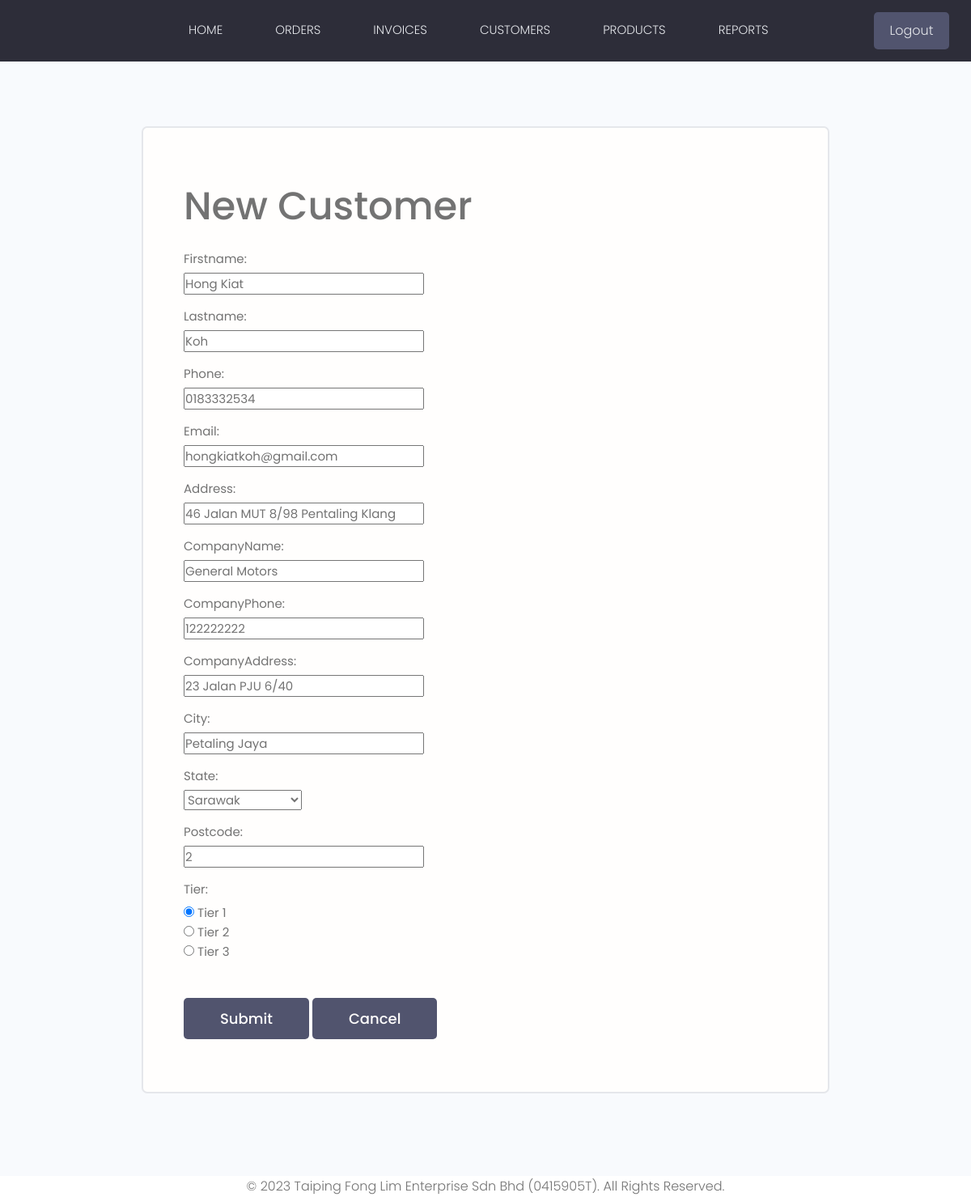
Page /update-customer/3/ (signed in) on the committed database.
### products/models.py (models this page shows, shortened)
class Customer(models.Model):
    STATES = (
        ('Johor', 'Johor'),
        ('Kedah', 'Kedah'),
        ('Kelantan', 'Kelantan'),
        ('Malacca', 'Malacca'),
        ('Negeri Sembilan', 'Negeri Sembilan'),
        ('Pahang', 'Pahang'),
        ('Penang', 'Penang'),
        ('Perak', 'Perak'),
        ('Perlis', 'Perlis'),
        ('Sabah', 'Sabah'),
        ('Sarawak', 'Sarawak'),
        ('Selangor', 'Selangor'),
        ('Terengganu', 'Terengganu'),
        )
    firstname = models.CharField(max_length=50, null=True)
    lastname = models.CharField(max_length=50, null=True)
    address = models.CharField(max_length=200, null=True, default='N/A')
    phone_regex = RegexValidator(regex=r'^\d{3}\d{3}\d{4}$')
    phone = models.CharField(null=True, max_length=30, validators=[phone_regex])
    email = models.EmailField(null=True, validators=[validators.EmailValidator()])
    companyName = models.CharField(max_length=100, null=True, default='N/A')
    companyPhone = models.IntegerField(null=True)
    companyAddress = models.CharField(max_length=200, null=True, default='N/A')
    city = models.CharField(max_length=20, null=True, default='N/A')
    state = models.CharField(max_length=15, choices=STATES, null=True)
    postcode = models.IntegerField(null=True)
    tier = models.ForeignKey(Tier, on_delete=models.PROTECT)

class Tier(models.Model):
    TIERS = (
        ('1', 'Tier 1'),
        ('2', 'Tier 2'),
        ('3', 'Market'),
    )
    tier = models.CharField(max_length=10, choices=TIERS, null=True)
    def __str__(self):
        return 'Tier ' + str(self.tier)

### products/views.py (the view)
# urls.py: path('update-customer/<str:pk>/', views.updateCustomer, name="update-customer"),
@login_required(login_url='login')
def updateCustomer(request, pk):
    customer = Customer.objects.get(id=pk)
    form = CustomerForm(instance=customer)
    if request.method == 'POST':
        form = CustomerForm(request.POST, instance=customer)
        if form.is_valid():
            form.save()
            return redirect('customers')
    context = {'form': form}
    return render(request, "customer_form.html", context)

### products/forms.py
class CustomerForm(ModelForm):
    class Meta:
        model = Customer
        fields = ['firstname', 'lastname', 'phone', 'email', 'address', 'companyName', 'companyPhone', 'companyAddress', 'city', 'state', 'postcode', 'tier']
        widgets = {
            'tier': forms.RadioSelect()
        }

### templates/customer_form.html (shortened to what this page needs)
{% extends 'main.html' %}
{% block content %}
<main class="formPage my-xl">
    <div class="content-box">
        <div class="formWrapper">
            <br>
            <h1>New Customer</h1>
            <form class="form" method="POST">
                {% for field in form %}
                <div class="form__field">
                    <label for="formInput#text">{{ field.label}}: </label>
                            {{ field }}
                </div>
                {% endfor %}
                <input class="btn btn--sub btn--lg  my-md" type="submit" value="Submit"/>
                <input class="btn btn--sub btn--lg  my-md" type="button" value="Cancel" onclick="history.back()"/>
            </form>
        </div>
    </div>
</main>
{% endblock content %}

### static/styles/app.css (style rules this page uses)
:root { --color-sub: #2d2d39; }
.btn--sub { background-color: var(--color-sub-light); }
.content-box { width: 95%; max-width: 85rem; margin: 0 auto; }
.formPage .formWrapper { list-style: none; background: var(--color-white); padding: 3.5rem 5rem; border: 2px solid var(--color-light); border-radius: 0.7rem; }

### static/uikit/styles/modules/_variables.css (style rules this page uses)
:root { --color-main: #5aa5b9; --color-main-light: #e6faff; --color-sub: #3f4156; --color-sub-light: #51546e; --color-sub-lighter: #ededfd; --color-text: #737373; --color-gray: #8b8b8b; --color-light: #e5e7eb; --color-light-gray: #767676; --color-bg: #f8fafd; --color-white: #fffefd; --color-white-light: #f3f3f3; --color-success: #359e64; --color-success-bg: #def8e8; --color-error: #fc4b0b; --color-error-bg: #fff2ee; --font-base: 'Poppins', arial, helvetica, 'Segoe UI', roboto, ubuntu, sans-serif; --font-monospace: 'Fira Code', 'Courier New', courier, monospace; --font-regular: 300; --font-medium: 500; --font-bold: 700; --generic-shadow: 1px 1px 5px #00000010; --generic-transition: all 0.3s ease-in-out; }

### static/uikit/styles/modules/_base.css (style rules this page uses)
* { margin: 0; padding: 0; box-sizing: border-box; text-rendering: optimizeLegibility; color: inherit; font-size: inherit; }
html { font-size: 50%; }
@media only screen and (min-width: 480px) { html { font-size: 56.25%; } }
@media only screen and (min-width: 1200px) { html { font-size: 62.5%; } }
body { line-height: 1.6; font-weight: 400; font-size: 1.5rem; color: var(--color-text); background-color: var(--color-bg); min-height: 100vh; }

### static/uikit/styles/modules/_typography.css (style rules this page uses)
* { font-family: var(--font-base); }
h1 { font-size: 4.8rem; font-weight: var(--font-medium); }

### static/uikit/styles/modules/_utilities.css (style rules this page uses)
.my-md { margin: 3rem auto; }
.my-xl { margin: 8rem auto; }

### static/uikit/styles/modules/_button.css (style rules this page uses)
.btn { display: inline-block; position: relative; cursor: pointer; background-color: var(--color-light); font-weight: var(--font-medium); color: var(--color-sub); text-decoration: none; padding: 1rem 2rem; border-radius: 0.5rem; border: none; width: -webkit-fit-content; width: -moz-fit-content; width: fit-content; height: -webkit-fit-content; height: -moz-fit-content; height: fit-content; font-size: 1.6rem; outline-width: 0; outline-color: transparent; -webkit-backface-visibility: hidden; backface-visibility: hidden; transition: all 0.3s ease-in-out; }
.btn--sub { background-color: var(--color-sub); color: var(--color-white); }
.btn--lg { font-size: 1.8rem; padding: 1.2rem 4.5rem; }

### static/uikit/styles/modules/_form.css (style rules this page uses)
.form { display: block; }
.form__field { margin-top: 1.5rem; margin-bottom: 1.5rem; }
.form__label, .form__field > label { display: block; margin-bottom: 0.5rem; color: var(--color-text); }

### rows in the picture
Customer: form "Hong Kiat" "Koh" "0183332534" "hongkiatkoh@gmail.com" "46 Jalan MUT 8/98 Pentaling Klang" "General Motors" "122222222" "23 Jalan PJU 6/40" "Petaling Jaya" "Sarawak" "2"
Tier: form "☑ Tier 1 ☐ Tier 2 ☐ Tier 3"

### other values in the picture
{{ field.label }} "Firstname" "Lastname" "Phone" "Email" "Address" "CompanyName" "CompanyPhone" "CompanyAddress" "City" "State" "Postcode" "Tier"
